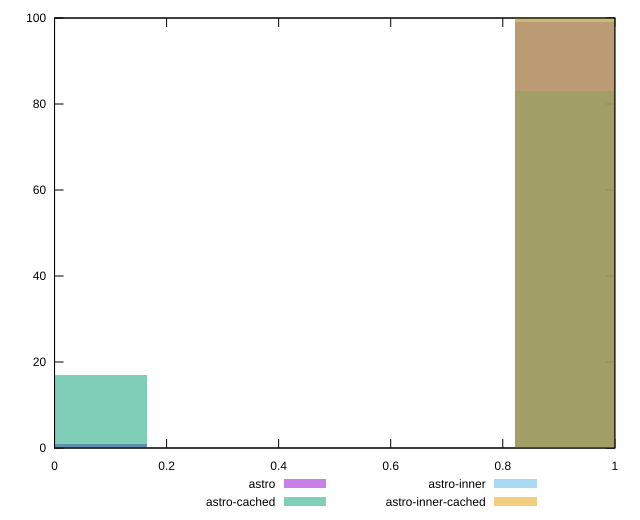

This figure's gnuplot source:
reset

$astro <<EOF
0.9858022265301466 99
0 1
EOF

$astroCached <<EOF
0.9858022265301466 83
0 17
EOF

$astroInner <<EOF
0.9858022265301466 100
EOF

$astroInnerCached <<EOF
0.9858022265301466 100
EOF

set key outside below
set boxwidth 0.32860074217671553
set xrange [0:1]
set yrange [0:100]
set trange [0:100]
set style fill transparent solid 0.5 noborder
set terminal svg size 640, 520 enhanced background rgb 'white'
set output "reports/report_00033_2021-03-01T14-23-16.841Z/cumulative-layout-shift/comparison/histogram/all_score.svg"

plot $astro title "astro" with boxes, \
     $astroCached title "astro-cached" with boxes, \
     $astroInner title "astro-inner" with boxes, \
     $astroInnerCached title "astro-inner-cached" with boxes

reset
